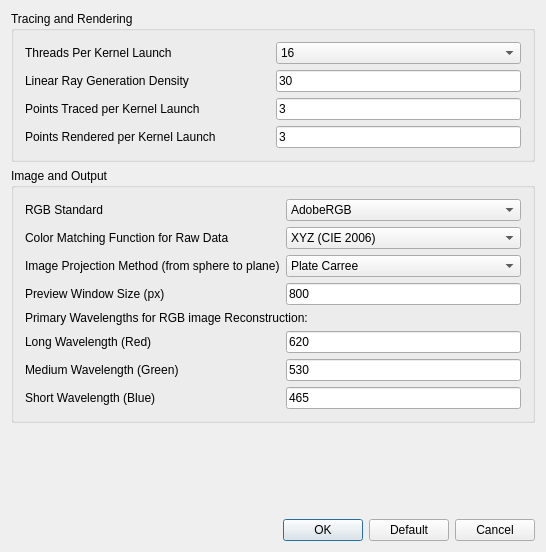
<?xml version="1.0" encoding="UTF-8"?>
<ui version="4.0">
 <class>PreferenceDialog</class>
 <widget class="QDialog" name="PreferenceDialog">
  <property name="geometry">
   <rect>
    <x>0</x>
    <y>0</y>
    <width>546</width>
    <height>552</height>
   </rect>
  </property>
  <property name="sizePolicy">
   <sizepolicy hsizetype="Fixed" vsizetype="Fixed">
    <horstretch>0</horstretch>
    <verstretch>0</verstretch>
   </sizepolicy>
  </property>
  <property name="windowTitle">
   <string>Preferences</string>
  </property>
  <layout class="QGridLayout" name="gridLayout_3">
   <item row="0" column="0">
    <widget class="QGroupBox" name="groupBox">
     <property name="sizePolicy">
      <sizepolicy hsizetype="Preferred" vsizetype="Expanding">
       <horstretch>0</horstretch>
       <verstretch>0</verstretch>
      </sizepolicy>
     </property>
     <property name="title">
      <string>Tracing and Rendering</string>
     </property>
     <layout class="QGridLayout" name="gridLayout_2">
      <item row="0" column="0">
       <widget class="QLabel" name="label">
        <property name="sizePolicy">
         <sizepolicy hsizetype="Expanding" vsizetype="Preferred">
          <horstretch>0</horstretch>
          <verstretch>0</verstretch>
         </sizepolicy>
        </property>
        <property name="text">
         <string>Threads Per Kernel Launch</string>
        </property>
       </widget>
      </item>
      <item row="0" column="1">
       <widget class="QComboBox" name="comboThreadCount">
        <property name="sizePolicy">
         <sizepolicy hsizetype="Expanding" vsizetype="Fixed">
          <horstretch>0</horstretch>
          <verstretch>0</verstretch>
         </sizepolicy>
        </property>
        <item>
         <property name="text">
          <string>16</string>
         </property>
        </item>
        <item>
         <property name="text">
          <string>8</string>
         </property>
        </item>
        <item>
         <property name="text">
          <string>32</string>
         </property>
        </item>
       </widget>
      </item>
      <item row="1" column="0">
       <widget class="QLabel" name="label_2">
        <property name="sizePolicy">
         <sizepolicy hsizetype="Preferred" vsizetype="Preferred">
          <horstretch>0</horstretch>
          <verstretch>0</verstretch>
         </sizepolicy>
        </property>
        <property name="text">
         <string>Linear Ray Generation Density</string>
        </property>
       </widget>
      </item>
      <item row="1" column="1">
       <widget class="QLineEdit" name="lineRayGeneration">
        <property name="sizePolicy">
         <sizepolicy hsizetype="Expanding" vsizetype="Fixed">
          <horstretch>0</horstretch>
          <verstretch>0</verstretch>
         </sizepolicy>
        </property>
        <property name="text">
         <string>30</string>
        </property>
       </widget>
      </item>
      <item row="2" column="0">
       <widget class="QLabel" name="label_3">
        <property name="sizePolicy">
         <sizepolicy hsizetype="Preferred" vsizetype="Preferred">
          <horstretch>0</horstretch>
          <verstretch>0</verstretch>
         </sizepolicy>
        </property>
        <property name="text">
         <string>Points Traced per Kernel Launch</string>
        </property>
       </widget>
      </item>
      <item row="2" column="1">
       <widget class="QLineEdit" name="lineTraceSize">
        <property name="sizePolicy">
         <sizepolicy hsizetype="Expanding" vsizetype="Fixed">
          <horstretch>0</horstretch>
          <verstretch>0</verstretch>
         </sizepolicy>
        </property>
        <property name="text">
         <string>3</string>
        </property>
       </widget>
      </item>
      <item row="3" column="0">
       <widget class="QLabel" name="label_4">
        <property name="sizePolicy">
         <sizepolicy hsizetype="Preferred" vsizetype="Preferred">
          <horstretch>0</horstretch>
          <verstretch>0</verstretch>
         </sizepolicy>
        </property>
        <property name="text">
         <string>Points Rendered per Kernel Launch</string>
        </property>
       </widget>
      </item>
      <item row="3" column="1">
       <widget class="QLineEdit" name="lineRenderSize">
        <property name="sizePolicy">
         <sizepolicy hsizetype="Expanding" vsizetype="Fixed">
          <horstretch>0</horstretch>
          <verstretch>0</verstretch>
         </sizepolicy>
        </property>
        <property name="text">
         <string>3</string>
        </property>
       </widget>
      </item>
     </layout>
    </widget>
   </item>
   <item row="1" column="0">
    <widget class="QGroupBox" name="groupBox_2">
     <property name="sizePolicy">
      <sizepolicy hsizetype="Preferred" vsizetype="Fixed">
       <horstretch>0</horstretch>
       <verstretch>0</verstretch>
      </sizepolicy>
     </property>
     <property name="title">
      <string>Image and Output</string>
     </property>
     <layout class="QGridLayout" name="gridLayout_4">
      <item row="0" column="0">
       <widget class="QLabel" name="label_5">
        <property name="sizePolicy">
         <sizepolicy hsizetype="Preferred" vsizetype="Preferred">
          <horstretch>0</horstretch>
          <verstretch>0</verstretch>
         </sizepolicy>
        </property>
        <property name="text">
         <string>RGB Standard</string>
        </property>
       </widget>
      </item>
      <item row="0" column="1">
       <widget class="QComboBox" name="comboRGB">
        <item>
         <property name="text">
          <string>AdobeRGB</string>
         </property>
        </item>
        <item>
         <property name="text">
          <string>sRGB</string>
         </property>
        </item>
       </widget>
      </item>
      <item row="1" column="0">
       <widget class="QLabel" name="label_6">
        <property name="text">
         <string>Color Matching Function for Raw Data</string>
        </property>
        <property name="wordWrap">
         <bool>true</bool>
        </property>
       </widget>
      </item>
      <item row="1" column="1">
       <widget class="QComboBox" name="comboRaw">
        <item>
         <property name="text">
          <string>XYZ (CIE 2006)</string>
         </property>
        </item>
        <item>
         <property name="text">
          <string>LMS (CIE 2006)</string>
         </property>
        </item>
       </widget>
      </item>
      <item row="2" column="0">
       <widget class="QLabel" name="label_7">
        <property name="text">
         <string>Image Projection Method (from sphere to plane)</string>
        </property>
       </widget>
      </item>
      <item row="2" column="1">
       <widget class="QComboBox" name="comboProjection">
        <item>
         <property name="text">
          <string>Plate Carree</string>
         </property>
        </item>
        <item>
         <property name="text">
          <string>None</string>
         </property>
        </item>
        <item>
         <property name="text">
          <string>Along Z-axis</string>
         </property>
        </item>
       </widget>
      </item>
      <item row="3" column="0">
       <widget class="QLabel" name="label_8">
        <property name="text">
         <string>Preview Window Size (px)</string>
        </property>
       </widget>
      </item>
      <item row="3" column="1">
       <widget class="QLineEdit" name="linePreviewSize">
        <property name="text">
         <string>800</string>
        </property>
       </widget>
      </item>
      <item row="4" column="0" colspan="2">
       <widget class="QLabel" name="label_9">
        <property name="text">
         <string>Primary Wavelengths for RGB image Reconstruction:</string>
        </property>
       </widget>
      </item>
      <item row="5" column="0">
       <widget class="QLabel" name="label_10">
        <property name="text">
         <string>Long Wavelength (Red)</string>
        </property>
       </widget>
      </item>
      <item row="5" column="1">
       <widget class="QLineEdit" name="lineWavelengthR">
        <property name="text">
         <string>620</string>
        </property>
       </widget>
      </item>
      <item row="6" column="0">
       <widget class="QLabel" name="label_11">
        <property name="text">
         <string>Medium Wavelength (Green)</string>
        </property>
       </widget>
      </item>
      <item row="6" column="1">
       <widget class="QLineEdit" name="lineWavelengthG">
        <property name="text">
         <string>530</string>
        </property>
       </widget>
      </item>
      <item row="7" column="0">
       <widget class="QLabel" name="label_12">
        <property name="text">
         <string>Short Wavelength (Blue)</string>
        </property>
       </widget>
      </item>
      <item row="7" column="1">
       <widget class="QLineEdit" name="lineWavelengthB">
        <property name="text">
         <string>465</string>
        </property>
       </widget>
      </item>
     </layout>
    </widget>
   </item>
   <item row="2" column="0">
    <spacer name="verticalSpacer">
     <property name="orientation">
      <enum>Qt::Vertical</enum>
     </property>
     <property name="sizeHint" stdset="0">
      <size>
       <width>20</width>
       <height>54</height>
      </size>
     </property>
    </spacer>
   </item>
   <item row="3" column="0">
    <layout class="QGridLayout" name="gridLayout">
     <item row="0" column="0">
      <spacer name="horizontalSpacer">
       <property name="orientation">
        <enum>Qt::Horizontal</enum>
       </property>
       <property name="sizeHint" stdset="0">
        <size>
         <width>40</width>
         <height>20</height>
        </size>
       </property>
      </spacer>
     </item>
     <item row="0" column="1">
      <widget class="QPushButton" name="pushOK">
       <property name="text">
        <string>OK</string>
       </property>
      </widget>
     </item>
     <item row="0" column="2">
      <widget class="QPushButton" name="pushDefault">
       <property name="text">
        <string>Default</string>
       </property>
      </widget>
     </item>
     <item row="0" column="3">
      <widget class="QPushButton" name="pushCancel">
       <property name="text">
        <string>Cancel</string>
       </property>
      </widget>
     </item>
    </layout>
   </item>
  </layout>
 </widget>
 <layoutdefault spacing="6" margin="11"/>
 <resources/>
 <connections>
  <connection>
   <sender>pushCancel</sender>
   <signal>clicked()</signal>
   <receiver>PreferenceDialog</receiver>
   <slot>reject()</slot>
   <hints>
    <hint type="sourcelabel">
     <x>620</x>
     <y>407</y>
    </hint>
    <hint type="destinationlabel">
     <x>623</x>
     <y>350</y>
    </hint>
   </hints>
  </connection>
 </connections>
</ui>
